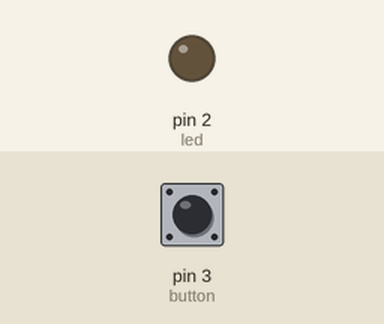
Simulated run of this sketch. Board: Arduino Uno, built with avr-gcc and run on an emulated ATmega328P. Parts: output pins drawn as LEDs (lit = HIGH). The inputs (shaded band) are chosen by the test bench; at power-on: pin 3 (button) HIGH.

Above: at 1.2 s.
1.3 s: pin 3 (button) pulled LOW for 0.15 s
At 1.37 s:
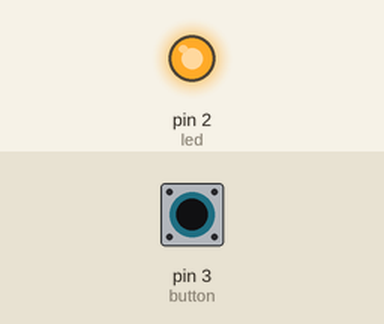
2.9 s: pin 3 (button) pulled LOW for 3.2 s
At 7.2 s:
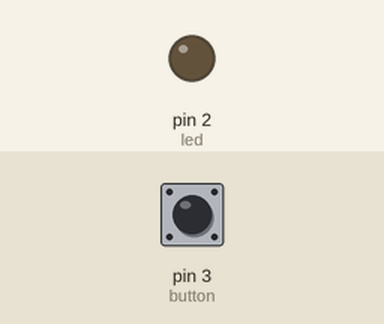
Timing chart, 0 to 8.7 s (numbered marks = the images above; inputs shaded):
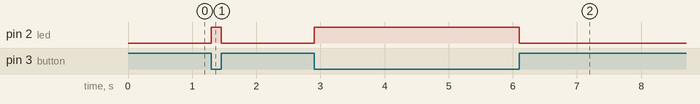

The sketch:

Main.ino
```cpp
const byte led = 2;    // Pin para el led
const byte button = 3; // pin para el boton

byte buttonState = 0; // Para guardar el estado del botón

void setup()
{
    pinMode(led, OUTPUT);          // El pin del led como salida
    pinMode(button, INPUT_PULLUP); // El pin del botón como entrada en estado PULLUP. NO SE UTILIZA RESISTENCIA, del pin va al botón, y del botón a tierra directamente.
}

void loop()
{
    buttonState = !digitalRead(button); // Se lee el pin, pero como está en PULLUP, se lee al contrario, por eso se utiliza el símbolo !, que es la negación
    digitalWrite(led, buttonState);
}
```

Measured:
- after the input at 1.3 s, pin 2 (led): LOW → HIGH at once, → LOW 0.15 s later
- after the input at 2.9 s, pin 2 (led): LOW → HIGH at once, → LOW 3.2 s later
